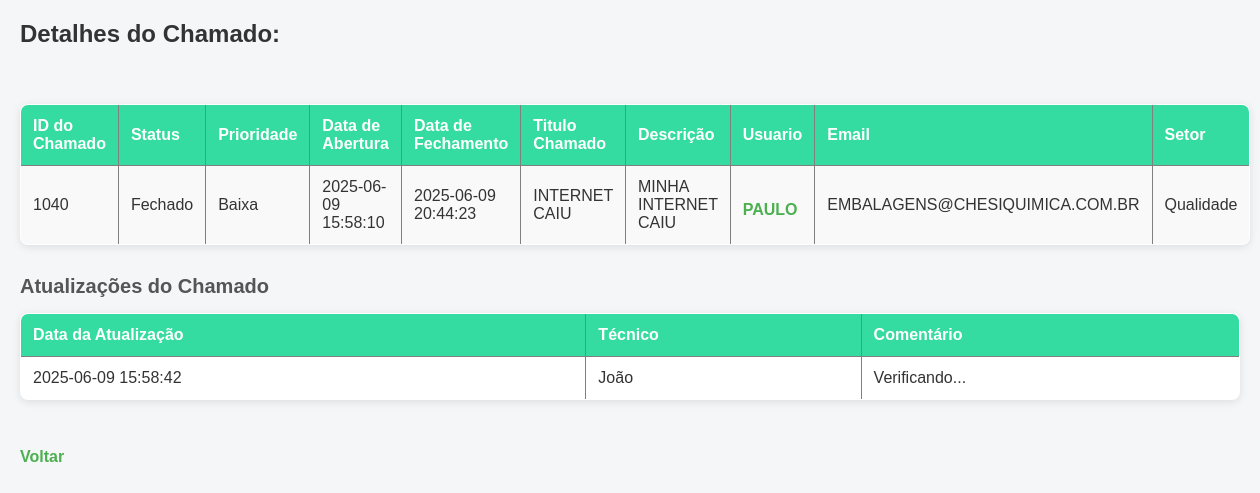
Screenshot of /dashboard/telainicial/AbrirChamado/detalhesChamadosUsuario.php?id=1040 (signed in) with the database file from the repository.
### tables this page shows
CREATE TABLE `chamados` (
  `chamadoId` int(20) NOT NULL,
  `status` varchar(20) NOT NULL,
  `tipoChamado` varchar(20) DEFAULT NULL,
  `tituloChamado` varchar(60) NOT NULL,
  `descricaoChamado` varchar(1000) DEFAULT NULL,
  `dtAbertura` datetime NOT NULL DEFAULT current_timestamp(),
  `dtFechamento` datetime DEFAULT NULL,
  `autorId` int(11) DEFAULT NULL,
  `autorNome` varchar(40) NOT NULL,
  `autorEmail` varchar(60) NOT NULL,
  `autorSetor` varchar(40) NOT NULL
);

CREATE TABLE `atualizacoes` (
  `id_atualizacao` int(20) NOT NULL,
  `chamadoId` int(20) DEFAULT NULL,
  `dt_atualizacao` datetime NOT NULL DEFAULT current_timestamp(),
  `tecnico` varchar(100) DEFAULT NULL,
  `comentario` varchar(300) DEFAULT NULL
);

### php/Conexao.php (called while the page is built, shortened)
<?php
    class Conexao{
        private $dbname = "glpi_teste";
        private $user = "root";
        private $password ="";
        private $host = "localhost";
        public function __construct() {
            try {
                $this->conn = new PDO("mysql:host=$this->host;dbname=$this->dbname", $this->user, $this->password);
            } catch (PDOException $e) {
                echo "Erro de conexão: " . $e->getMessage();
            }
        }
    }
?>

### php/Chamado.php (called while the page is built, shortened)
<?php
    require_once 'Conexao.php';
    class Chamado extends Conexao{
        public function listarChamadosporId2($idAtual) {
            $sql = "SELECT * FROM chamados WHERE chamadoId = :autorId";
            $stmt = $this->conn->prepare($sql);
            $stmt->bindParam(':autorId', $idAtual, PDO::PARAM_INT);
            $stmt->execute();
            return $stmt->fetch(PDO::FETCH_ASSOC);
        }
        public function listarAtualizacoesPorChamado($chamadoId) {
            $sql = "SELECT id_atualizacao, dt_atualizacao, tecnico, comentario
                    FROM atualizacoes
                    WHERE chamadoId = :chamadoId";
         $stmt = $this->conn->prepare($sql);
         $stmt->bindParam(':chamadoId',$chamadoId);
         $stmt->execute();
         return $stmt->fetchAll(PDO::FETCH_ASSOC);
        }
    }

### dashboard/telainicial/AbrirChamado/detalhesChamadosUsuario.php (the view, shortened to what this page needs)
<?php
require_once '../../../php/Chamado.php';
if (isset($_GET['id']) && is_numeric($_GET['id'])) {
    $chamadoId = $_GET['id'];
} else {
    die('ID do chamado inválido ou não fornecido.');
}
$idAtual= $_GET['id'];
$chamado = new Chamado();
$detalhesChamado = $chamado->listarChamadosporId2($idAtual);
$atualizacoesChamado = $chamado->listarAtualizacoesPorChamado($chamadoId);
?>
<!DOCTYPE html>
<html lang="en">
<head>
    <link rel="stylesheet"href="/gerenciadorti/css/detalhesTonner.css">
</head>
<body>
    <h1>Detalhes do Chamado:</h1>
    <br><br>
    <table border="1">
        <tr>
            <th>ID do Chamado</th>
            <th>Status</th>
            <th>Prioridade</th>
            <th>Data de Abertura</th>
            <th>Data de Fechamento</th>
            <th>Titulo Chamado</th>
            <th>Descrição</th>
            <th>Usuario</th>
            <th>Email</th>
            <th>Setor</th>
        </tr>
        <tr>
            <td><?php echo $detalhesChamado['chamadoId']; ?></td>
            <td><?php echo $detalhesChamado['status']; ?></td>
            <td><?php echo $detalhesChamado['tipoChamado']; ?></td>
            <td><?php echo $detalhesChamado['dtAbertura']; ?></td>
            <td><?php echo $detalhesChamado['dtFechamento']; ?></td>
            <td><?php echo $detalhesChamado['tituloChamado']; ?></td>
            <td><?php echo $detalhesChamado['descricaoChamado']; ?></td>
            <td><a href="detalhesUsuario.php?id=<?php echo $detalhesChamado['autorId']; ?>"><?php echo $detalhesChamado['autorNome']; ?></a></td>
            <td><?php echo $detalhesChamado['autorEmail']; ?></td>
            <td><?php echo $detalhesChamado['autorSetor']; ?></td>
        </tr>
    </table>
    <h2>Atualizações do Chamado</h2>
    <?php
if (!empty($atualizacoesChamado)) {
    echo '<table border="1" cellpadding="5" cellspacing="0">';
    echo '<thead>
            <tr>
                <th>Data da Atualização</th>
                <th>Técnico</th>
                <th>Comentário</th>
            </tr>
          </thead>';
    echo '<tbody>';
    foreach ($atualizacoesChamado as $atualizacao) {
        ?>
        <tr>
            <td><?= htmlspecialchars($atualizacao['dt_atualizacao']); ?></td>
            <td><?= htmlspecialchars($atualizacao['tecnico']); ?></td>
            <td><?= nl2br(htmlspecialchars($atualizacao['comentario'])); ?></td>
        </tr>
        <?php
    }
    echo '</tbody>';
    echo '</table>';
} else {
    echo "<p>Nenhuma atualização encontrada para este chamado.</p>";
}
echo "<br>";
echo "<a href=\"listarChamadosPorId.php\">Voltar</a>";
?>
</body>
</html>

### css/detalhesTonner.css (style rules this page uses)
* { margin: 0; padding: 0; box-sizing: border-box; }
body { font-family: Arial, sans-serif; background-color: #f4f6f8; color: #333; padding: 20px; }
h1 { font-size: 24px; margin-bottom: 20px; color: #333; }
h2 { font-size: 20px; margin-top: 30px; margin-bottom: 15px; color: #555; }
table { width: 100%; border-collapse: collapse; margin-bottom: 20px; background-color: #fff; border-radius: 8px; overflow: hidden; box-shadow: 0 2px 8px rgba(0,0,0,0.1); }
th { background-color: #34DCA2; color: white; padding: 12px; text-align: left; font-weight: 600; }
td { padding: 12px; border-bottom: 1px solid #ddd; }
tr:nth-child(even) { background-color: #f9f9f9; }
a { display: inline-block; margin-top: 10px; text-decoration: none; color: #4CAF50; font-weight: bold; }

### rows the page displays
chamados: chamadoId "1040", status "Fechado", tipoChamado "Baixa", dtAbertura "2025-06-09 15:58:10", dtFechamento "2025-06-09 20:44:23", tituloChamado "INTERNET CAIU", descricaoChamado "MINHA INTERNET CAIU", autorNome "PAULO", autorEmail "EMBALAGENS@CHESIQUIMICA.COM.BR", autorSetor "Qualidade"
atualizacoes: dt_atualizacao "2025-06-09 15:58:42", tecnico "João", comentario "Verificando..."
